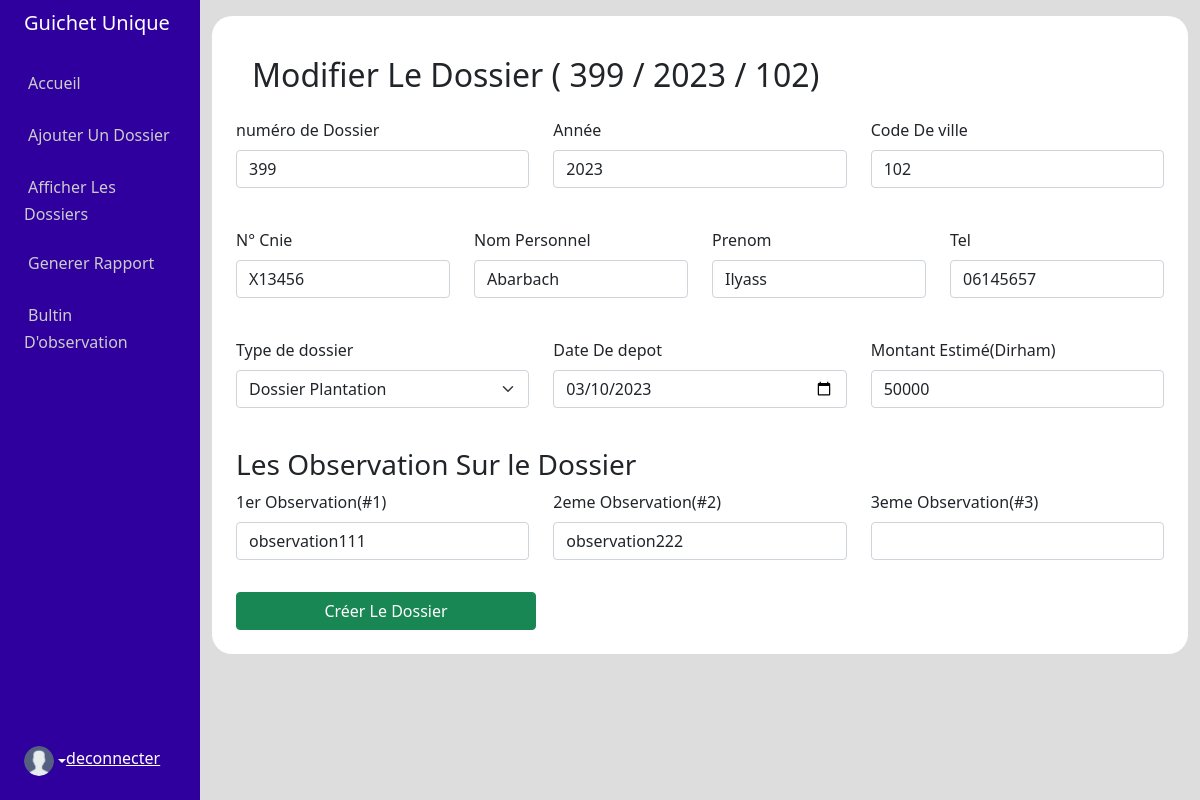
The app's page /updateDossier.php?id=3 with its own data.
### tables this page shows
CREATE TABLE "dossier" (
	"id"	INTEGER NOT NULL PRIMARY KEY AUTOINCREMENT,
	"numdossier"	INTEGER NOT NULL,
	"anneedossier"	INTEGER NOT NULL,
	"codeVille"	NUMERIC NOT NULL DEFAULT 102,
	"cnie"	TEXT NOT NULL,
	"nom"	TEXT NOT NULL,
	"prenom"	TEXT NOT NULL,
	"tel"	TEXT NOT NULL,
	"type"	TEXT NOT NULL,
	"date"	TEXT NOT NULL,
	"montant"	INTEGER NOT NULL,
	"obs1"	TEXT,
	"obs2"	TEXT,
	"obs3"	TEXT,
	"typeInt"	INTEGER,
	"dateInsert"	TEXT
);

### app/Dossier.php (called while the page is built, shortened)
<?php
    class Dossier{
        private $pdo;
        public function __construct($pdo) {
            $this->pdo = $pdo;
        }
        public function fetchSingleByid($id){
            $stmt = $this->pdo->query("SELECT  * FROM dossier WHERE id='$id'");
                $row = $stmt->fetchAll(\PDO::FETCH_ASSOC);
                return $row;
        }
    }

### updateDossier.php (the view, shortened to what this page needs)
<?php
    include (__DIR__."/resource/header.php");
?>
  <?php
        if(isset($_GET['id'])){
            $element = $_GET['id'];
            $pdo = ((new SQLiteConnection)->connect());
            $dossierObj = new Dossier($pdo);
            $dossierData = $dossierObj->fetchSingleByid($element);
            foreach($dossierData as $x){
  ?>
      <div class="container-fluid admin-pages">
          <?php include(__DIR__."/resource/sidebar.php"); ?>
              <div class="col py-3">
                <div class="index-page p-4">
                  <h2 class="page-title m-3">Modifier Le Dossier (<?php echo "   ".$x['numdossier']." / ". $x['anneedossier']." / ".$x['codeVille'];?>)</h2>
                      <div class="ajouter_dossier_form">
                                <form action="<?php echo $_SERVER['PHP_SELF']; ?>" method="POST">
                                    <div class="row mb-3 mt-4">
                                        <div class="col mb-3">
                                            <label for="exampleInputEmail1" class="form-label">numéro de Dossier</label>
                                            <input type="number" name="numDossier" class="form-control" id="exampleInputEmail1"  value="<?php echo $x['numdossier']; ?>">
                                        </div>
                                        <div class="col mb-3">
                                            <label for="exampleInputEmail1" class="form-label">Année</label>
                                            <input type="number" name="annee" class="form-control" id="exampleInputEmail1" name="year" aria-describedby="emailHelp"  min="2010" max="3000" step="1" value="<?php echo $x['anneedossier']; ?>">
                                        </div>
                                        <div class="col mb-3">
                                            <label for="exampleInputEmail1" class="form-label">Code De ville</label>
                                            <input type="number" name="codeVille" class="form-control" id="exampleInputEmail1"  value="<?php echo $x['codeVille']; ?>">
                                        </div>
                                    </div>
                                    <div class="row mb-3 mt-4">
                                        <div class="col mb-3">
                                            <label for="exampleInputEmail1" class="form-label">N° Cnie</label>
                                            <input type="text" name="cnie" class="form-control" id="exampleInputEmail1"  value="<?php echo $x['cnie']; ?>">
                                        </div>
                                        <div class="col mb-3">
                                            <label for="exampleInputEmail1" class="form-label">Nom Personnel</label>
                                            <input type="text " class="form-control" id="exampleInputEmail1" name="nom"   value="<?php echo $x['nom']; ?>">
                                        </div>
                                        <div class="col mb-3">
                                            <label for="exampleInputEmail1" class="form-label">Prenom</label>
                                            <input type="text" class="form-control" id="exampleInputEmail1" name="prenom" value="<?php echo $x['prenom']; ?>">
                                        </div>
                                        <div class="col mb-3">
                                            <label for="exampleInputEmail1" class="form-label">Tel</label>
                                            <input type="number" name="tel" class="form-control" id="exampleInputEmail1"  value="<?php echo $x['tel']; ?>">
                                        </div>
                                    </div>
                                    <div class="row mb-3 mt-4">
                                    <div class="col mb-3">
                                        <label for="exampleInputEmail1" class="form-label">Type de dossier</label>
                                        <select class="form-select" name="type" aria-label="Default select example">
                                            <option value="<?php echo $x['type']; ?>" selected><?php echo $x['type']; ?></option>
                                        </select>
                                        </div>
                                        <div class="col mb-3">
                                            <label for="exampleInputEmail1" class="form-label">Date De depot</label>
                                            <input type="date" name="date" value="<?php echo $x['date']; ?>" class="form-control" id="exampleInputEmail1" aria-describedby="emailHelp">
                                        </div>
                                        <div class="col mb-3">
                                            <label for="exampleInputEmail1" class="form-label">Montant Estimé(Dirham)</label>
                                            <input type="number" name="montant" class="form-control" id="exampleInputEmail1" aria-describedby="emailHelp" value="<?php echo $x['montant']; ?>">
                                        </div>
                                    </div>
                                    <div class="row mb-3 mt-4">
                                        <h3>Les Observation Sur le Dossier</h3>
                                        <div class="col mb-3">
                                            <label for="exampleInputEmail1" class="form-label">1er Observation(#1)</label>
                                            <input type="text" name="obs1" class="form-control" id="exampleInputEmail1" aria-describedby="emailHelp" value="<?php echo $x['obs1']; ?>">
                                        </div>
                                        <div class="col mb-3">
                                            <label for="exampleInputEmail1" class="form-label">2eme Observation(#2)</label>
                                            <input type="text" name="obs2" class="form-control" id="exampleInputEmail1" name="year" aria-describedby="emailHelp" value="<?php echo $x['obs2']; ?>">
                                        </div>
                                        <div class="col mb-3">
                                            <label for="exampleInputEmail1" class="form-label">3eme Observation(#3)</label>
                                            <input type="text" name="obs3" class="form-control" id="exampleInputEmail1" aria-describedby="emailHelp" value="<?php echo $x['obs3']; ?>">
                                        </div>
                                    </div>
                                    <button type="submit" class="btn btn-success" style="width:300px">Créer Le Dossier</button>
                                </form>
                              </div>
                          </div>
                          </div>
              </div>
          </div>
<?php
    }
  }
    include (__DIR__."/resource/header.php");
?>

### resource/sidebar.php (shortened to what this page needs)
<div class="row flex-nowrap">
            <div class="col-auto col-md-3 col-xl-2 px-sm-2 px-0 sidebar">
                <div class="d-flex flex-column align-items-center align-items-sm-start px-3 pt-2 text-white min-vh-100">
                    <a href="/" class="d-flex align-items-center pb-3 mb-md-0 me-md-auto text-white text-decoration-none">
                        <span class="fs-5 d-none d-sm-inline">Guichet Unique</span>
                    </a>
                    <ul class="nav nav-pills flex-column mb-sm-auto mb-0 align-items-center align-items-sm-start" id="menu">
                        <li class="nav-item">
                            <a href="dashboard.php" class="nav-link align-middle px-0">
                                <i class="fs-4 bi-house"></i> <span class="ms-1 d-none d-sm-inline">Accueil</span>
                            </a>
                        </li>
                        <li class="nav-item">
                            <a href="createDossier.php" class="nav-link align-middle px-0">
                                <i class="fs-4 bi-house"></i> <span class="ms-1 d-none d-sm-inline">Ajouter Un Dossier</span>
                            </a>
                        </li>
                        <li class="nav-item">
                            <a href="indexDossier.php" class="nav-link align-middle px-0">
                                <i class="fs-4 bi-house"></i> <span class="ms-1 d-none d-sm-inline">Afficher Les Dossiers</span>
                            </a>
                        </li>
                        <li class="nav-item">
                            <a href="rapport.php" class="nav-link align-middle px-0">
                                <i class="fs-4 bi-house"></i> <span class="ms-1 d-none d-sm-inline">Generer Rapport</span>
                            </a>
                        </li>
                        <li class="nav-item">
                            <a href="observation.php" class="nav-link align-middle px-0">
                                <i class="fs-4 bi-house"></i> <span class="ms-1 d-none d-sm-inline">Bultin D'observation</span>
                            </a>
                        </li>
                    </ul>
                    <div class=" d-flex pb-4">
                        <a href="#" class="d-flex align-items-center text-white text-decoration-none dropdown-toggle" id="dropdownUser1" data-bs-toggle="dropdown" aria-expanded="false">
                            <img src="public/img/user.png" alt="hugenerd" width="30" height="30" class="rounded-circle">
                            <a href="index.php" class="text-white">deconnecter</a>
                        </a>
                    </div>
                </div>
            </div>

### public/css/app.css (style rules this page uses)
.sidebar { background: #2f009e; }
.sidebar ul li a { color: #ccc; }
.admin-pages { background-color: #ddd; }
.index-page { background-color: #fff; min-height: 50vh; border-radius: 20px; }

### records on screen
dossier: numdossier "399", anneedossier "2023", codeVille "102", numDossier "399", annee "2023", cnie "X13456", nom "Abarbach", prenom "Ilyass", tel "06145657", type "Dossier Plantation", date "03/10/2023", montant "50000", obs1 "observation111", obs2 "observation222"
